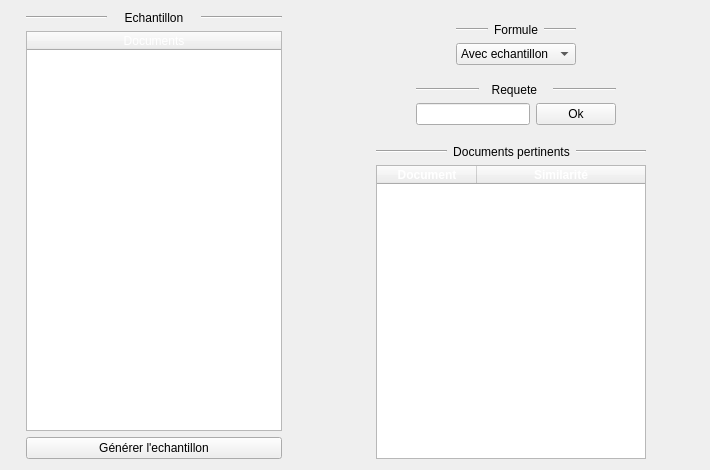
      <widget class="QWidget" name="tab_4">
       <attribute name="title">
        <string>Modèle Probabiliste</string>
       </attribute>
       <layout class="QGridLayout" name="gridLayout_8">
        <item row="0" column="0">
         <layout class="QVBoxLayout" name="verticalLayout_11">
          <property name="sizeConstraint">
           <enum>QLayout::SetMinAndMaxSize</enum>
          </property>
          <property name="leftMargin">
           <number>15</number>
          </property>
          <property name="rightMargin">
           <number>35</number>
          </property>
          <item>
           <layout class="QHBoxLayout" name="horizontalLayout_16">
            <item>
             <widget class="Line" name="line_22">
              <property name="orientation">
               <enum>Qt::Horizontal</enum>
              </property>
             </widget>
            </item>
            <item>
             <widget class="QLabel" name="label_11">
              <property name="text">
               <string>Echantillon</string>
              </property>
              <property name="alignment">
               <set>Qt::AlignCenter</set>
              </property>
             </widget>
            </item>
            <item>
             <widget class="Line" name="line_23">
              <property name="orientation">
               <enum>Qt::Horizontal</enum>
              </property>
             </widget>
            </item>
           </layout>
          </item>
          <item>
           <widget class="QTableWidget" name="tableWidgetEch">
            <property name="maximumSize">
             <size>
              <width>300</width>
              <height>16777215</height>
             </size>
            </property>
            <property name="alternatingRowColors">
             <bool>true</bool>
            </property>
            <attribute name="horizontalHeaderCascadingSectionResizes">
             <bool>false</bool>
            </attribute>
            <attribute name="horizontalHeaderStretchLastSection">
             <bool>true</bool>
            </attribute>
            <column>
             <property name="text">
              <string>Documents</string>
             </property>
             <property name="background">
              <color>
               <red>0</red>
               <green>0</green>
               <blue>0</blue>
              </color>
             </property>
             <property name="foreground">
              <brush brushstyle="SolidPattern">
               <color alpha="255">
                <red>255</red>
                <green>255</green>
                <blue>255</blue>
               </color>
              </brush>
             </property>
            </column>
           </widget>
          </item>
          <item>
           <widget class="QPushButton" name="ech">
            <property name="text">
             <string>Générer l'echantillon</string>
            </property>
           </widget>
          </item>
         </layout>
        </item>
        <item row="0" column="1">
         <spacer name="horizontalSpacer_25">
          <property name="orientation">
           <enum>Qt::Horizontal</enum>
          </property>
          <property name="sizeType">
           <enum>QSizePolicy::Maximum</enum>
          </property>
          <property name="sizeHint" stdset="0">
           <size>
            <width>53</width>
            <height>448</height>
           </size>
          </property>
         </spacer>
        </item>
        <item row="0" column="2">
         <layout class="QVBoxLayout" name="verticalLayout_16">
          <item>
           <layout class="QHBoxLayout" name="horizontalLayout_22">
            <item>
             <spacer name="horizontalSpacer_23">
              <property name="orientation">
               <enum>Qt::Horizontal</enum>
              </property>
              <property name="sizeType">
               <enum>QSizePolicy::Maximum</enum>
              </property>
              <property name="sizeHint" stdset="0">
               <size>
                <width>40</width>
                <height>118</height>
               </size>
              </property>
             </spacer>
            </item>
            <item>
             <layout class="QVBoxLayout" name="verticalLayout_15">
              <item>
               <layout class="QHBoxLayout" name="horizontalLayout_21">
                <item>
                 <spacer name="horizontalSpacer_19">
                  <property name="orientation">
                   <enum>Qt::Horizontal</enum>
                  </property>
                  <property name="sizeType">
                   <enum>QSizePolicy::Maximum</enum>
                  </property>
                  <property name="sizeHint" stdset="0">
                   <size>
                    <width>40</width>
                    <height>20</height>
                   </size>
                  </property>
                 </spacer>
                </item>
                <item>
                 <layout class="QVBoxLayout" name="verticalLayout_12">
                  <item>
                   <layout class="QHBoxLayout" name="horizontalLayout_17">
                    <item>
                     <widget class="Line" name="line_48">
                      <property name="orientation">
                       <enum>Qt::Horizontal</enum>
                      </property>
                     </widget>
                    </item>
                    <item>
                     <widget class="QLabel" name="label_23">
                      <property name="text">
                       <string>Formule</string>
                      </property>
                      <property name="alignment">
                       <set>Qt::AlignCenter</set>
                      </property>
                     </widget>
                    </item>
                    <item>
                     <widget class="Line" name="line_50">
                      <property name="orientation">
                       <enum>Qt::Horizontal</enum>
                      </property>
                     </widget>
                    </item>
                   </layout>
                  </item>
                  <item>
                   <widget class="QComboBox" name="comboBoxProba">
                    <item>
                     <property name="text">
                      <string>Avec echantillon</string>
                     </property>
                    </item>
                    <item>
                     <property name="text">
                      <string>Sans echantillon</string>
                     </property>
                    </item>
                    <item>
                     <property name="text">
                      <string>BM25</string>
                     </property>
                    </item>
                   </widget>
                  </item>
                 </layout>
                </item>
                <item>
                 <spacer name="horizontalSpacer_22">
                  <property name="orientation">
                   <enum>Qt::Horizontal</enum>
                  </property>
                  <property name="sizeType">
                   <enum>QSizePolicy::Maximum</enum>
                  </property>
                  <property name="sizeHint" stdset="0">
                   <size>
                    <width>40</width>
                    <height>20</height>
                   </size>
                  </property>
                 </spacer>
                </item>
               </layout>
              </item>
              <item>
               <layout class="QVBoxLayout" name="verticalLayout_13">
                <item>
                 <layout class="QHBoxLayout" name="horizontalLayout_18">
                  <item>
                   <widget class="Line" name="line_49">
                    <property name="orientation">
                     <enum>Qt::Horizontal</enum>
                    </property>
                   </widget>
                  </item>
                  <item>
                   <widget class="QLabel" name="label_25">
                    <property name="text">
                     <string>Requete </string>
                    </property>
                    <property name="alignment">
                     <set>Qt::AlignCenter</set>
                    </property>
                   </widget>
                  </item>
                  <item>
                   <widget class="Line" name="line_52">
                    <property name="orientation">
                     <enum>Qt::Horizontal</enum>
                    </property>
                   </widget>
                  </item>
                 </layout>
                </item>
                <item>
                 <layout class="QHBoxLayout" name="horizontalLayout_19">
                  <item>
                   <widget class="QLineEdit" name="reqProba"/>
                  </item>
                  <item>
                   <widget class="QPushButton" name="ModeleProba">
                    <property name="text">
                     <string>Ok</string>
                    </property>
                   </widget>
                  </item>
                 </layout>
                </item>
               </layout>
              </item>
             </layout>
            </item>
            <item>
             <spacer name="horizontalSpacer_24">
              <property name="orientation">
               <enum>Qt::Horizontal</enum>
              </property>
              <property name="sizeType">
               <enum>QSizePolicy::Maximum</enum>
              </property>
              <property name="sizeHint" stdset="0">
               <size>
                <width>30</width>
                <height>128</height>
               </size>
              </property>
             </spacer>
            </item>
           </layout>
          </item>
          <item>
           <layout class="QVBoxLayout" name="verticalLayout_14">
            <item>
             <layout class="QHBoxLayout" name="horizontalLayout_20">
              <item>
               <widget class="Line" name="line_51">
                <property name="orientation">
                 <enum>Qt::Horizontal</enum>
                </property>
               </widget>
              </item>
              <item>
               <widget class="QLabel" name="label_24">
                <property name="text">
                 <string>Documents pertinents</string>
                </property>
                <property name="alignment">
                 <set>Qt::AlignCenter</set>
                </property>
               </widget>
              </item>
              <item>
               <widget class="Line" name="line_47">
                <property name="orientation">
                 <enum>Qt::Horizontal</enum>
                </property>
               </widget>
              </item>
             </layout>
            </item>
            <item>
             <widget class="QTableWidget" name="tableWidgetDocsProba">
              <attribute name="horizontalHeaderCascadingSectionResizes">
               <bool>false</bool>
              </attribute>
              <attribute name="horizontalHeaderDefaultSectionSize">
               <number>100</number>
              </attribute>
              <attribute name="horizontalHeaderMinimumSectionSize">
               <number>100</number>
              </attribute>
              <attribute name="horizontalHeaderShowSortIndicator" stdset="0">
               <bool>false</bool>
              </attribute>
              <attribute name="horizontalHeaderStretchLastSection">
               <bool>true</bool>
              </attribute>
              <attribute name="verticalHeaderCascadingSectionResizes">
               <bool>false</bool>
              </attribute>
              <attribute name="verticalHeaderShowSortIndicator" stdset="0">
               <bool>false</bool>
              </attribute>
              <attribute name="verticalHeaderStretchLastSection">
               <bool>false</bool>
              </attribute>
              <column>
               <property name="text">
                <string>Document</string>
               </property>
               <property name="font">
                <font>
                 <weight>75</weight>
                 <bold>true</bold>
                </font>
               </property>
               <property name="background">
                <color>
                 <red>0</red>
                 <green>0</green>
                 <blue>0</blue>
                </color>
               </property>
               <property name="foreground">
                <brush brushstyle="SolidPattern">
                 <color alpha="255">
                  <red>255</red>
                  <green>255</green>
                  <blue>255</blue>
                 </color>
                </brush>
               </property>
              </column>
              <column>
               <property name="text">
                <string>Similarité</string>
               </property>
               <property name="font">
                <font>
                 <weight>75</weight>
                 <bold>true</bold>
                </font>
               </property>
               <property name="background">
                <color>
                 <red>0</red>
                 <green>0</green>
                 <blue>0</blue>
                </color>
               </property>
               <property name="foreground">
                <brush brushstyle="SolidPattern">
                 <color alpha="255">
                  <red>255</red>
                  <green>255</green>
                  <blue>255</blue>
                 </color>
                </brush>
               </property>
              </column>
             </widget>
            </item>
           </layout>
          </item>
         </layout>
        </item>
        <item row="0" column="3">
         <spacer name="horizontalSpacer_26">
          <property name="orientation">
           <enum>Qt::Horizontal</enum>
          </property>
          <property name="sizeType">
           <enum>QSizePolicy::Maximum</enum>
          </property>
          <property name="sizeHint" stdset="0">
           <size>
            <width>53</width>
            <height>448</height>
           </size>
          </property>
         </spacer>
        </item>
       </layout>
      </widget>
